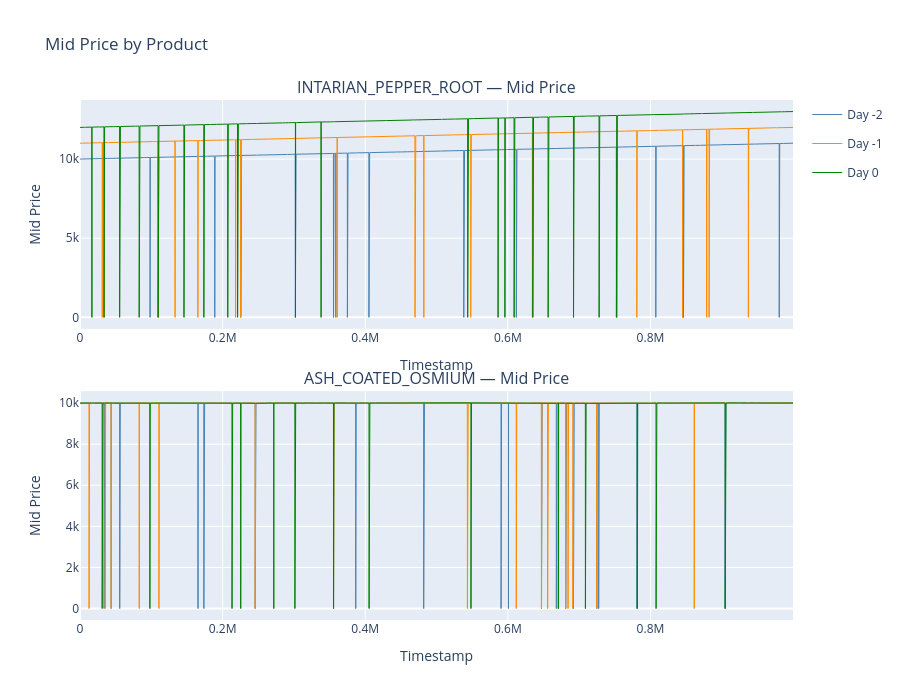

Write notebook code for a chart like this one.
### Markdown cell above
## Price Graph, pre product per day

### Code cell
import plotly.graph_objects as go
from plotly.subplots import make_subplots

# ── Mid price plots (from price dataframes) ───────────────────────────────────
fig = make_subplots(
    rows=2,
    cols=1,
    subplot_titles=[
        "INTARIAN_PEPPER_ROOT — Mid Price",
        "ASH_COATED_OSMIUM — Mid Price",
    ],
    shared_xaxes=False,
    vertical_spacing=0.12,
)

day_styles = {
    -2: ("steelblue", "Day -2"),
    -1: ("darkorange", "Day -1"),
    0: ("green", "Day 0"),
}

for row, (prices, name) in enumerate(
    [
        (prices_pepper, "INTARIAN_PEPPER_ROOT"),
        (prices_osmium, "ASH_COATED_OSMIUM"),
    ],
    start=1,
):
    for day_val, (color, label) in day_styles.items():
        subset = prices[prices["day"] == day_val]
        fig.add_trace(
            go.Scatter(
                x=subset["timestamp"],
                y=subset["mid_price"],
                mode="lines",
                name=label,
                legendgroup=label,
                showlegend=(row == 1),
                line=dict(color=color, width=1),
            ),
            row=row,
            col=1,
        )

fig.update_layout(
    height=700, title="Mid Price by Product", hovermode="x unified"
)
fig.update_xaxes(title_text="Timestamp")
fig.update_yaxes(title_text="Mid Price")
fig.show()

### Figure 1 — Plotly figure (JSON) as saved in the notebook; plotly's stock layout.template omitted (floating-point values rounded to 4 significant figures; data arrays with more than 128 entries replaced by an {"elided": "..."} marker saying what was removed)
{"data": [{"legendgroup": "Day -2", "line": {"color": "steelblue", "width": 1}, "mode": "lines", "name": "Day -2", "showlegend": true, "type": "scatter", "x": {"elided": "10000 int values"}, "xaxis": "x", "y": {"elided": "10000 float values"}, "yaxis": "y"}, {"legendgroup": "Day -1", "line": {"color": "darkorange", "width": 1}, "mode": "lines", "name": "Day -1", "showlegend": true, "type": "scatter", "x": {"elided": "10000 int values"}, "xaxis": "x", "y": {"elided": "10000 float values"}, "yaxis": "y"}, {"legendgroup": "Day 0", "line": {"color": "green", "width": 1}, "mode": "lines", "name": "Day 0", "showlegend": true, "type": "scatter", "x": {"elided": "10000 int values"}, "xaxis": "x", "y": {"elided": "10000 float values"}, "yaxis": "y"}, {"legendgroup": "Day -2", "line": {"color": "steelblue", "width": 1}, "mode": "lines", "name": "Day -2", "showlegend": false, "type": "scatter", "x": {"elided": "10000 int values"}, "xaxis": "x2", "y": {"elided": "10000 float values"}, "yaxis": "y2"}, {"legendgroup": "Day -1", "line": {"color": "darkorange", "width": 1}, "mode": "lines", "name": "Day -1", "showlegend": false, "type": "scatter", "x": {"elided": "10000 int values"}, "xaxis": "x2", "y": {"elided": "10000 float values"}, "yaxis": "y2"}, {"legendgroup": "Day 0", "line": {"color": "green", "width": 1}, "mode": "lines", "name": "Day 0", "showlegend": false, "type": "scatter", "x": {"elided": "10000 int values"}, "xaxis": "x2", "y": {"elided": "10000 float values"}, "yaxis": "y2"}], "layout": {"annotations": [{"font": {"size": 16}, "showarrow": false, "text": "INTARIAN_PEPPER_ROOT — Mid Price", "x": 0.5, "xanchor": "center", "xref": "paper", "y": 1, "yanchor": "bottom", "yref": "paper"}, {"font": {"size": 16}, "showarrow": false, "text": "ASH_COATED_OSMIUM — Mid Price", "x": 0.5, "xanchor": "center", "xref": "paper", "y": 0.44, "yanchor": "bottom", "yref": "paper"}], "height": 700, "hovermode": "x unified", "title": {"text": "Mid Price by Product"}, "xaxis": {"anchor": "y", "domain": [0, 1], "title": {"text": "Timestamp"}}, "xaxis2": {"anchor": "y2", "domain": [0, 1], "title": {"text": "Timestamp"}}, "yaxis": {"anchor": "x", "domain": [0.56, 1], "title": {"text": "Mid Price"}}, "yaxis2": {"anchor": "x2", "domain": [0, 0.44], "title": {"text": "Mid Price"}}}}
